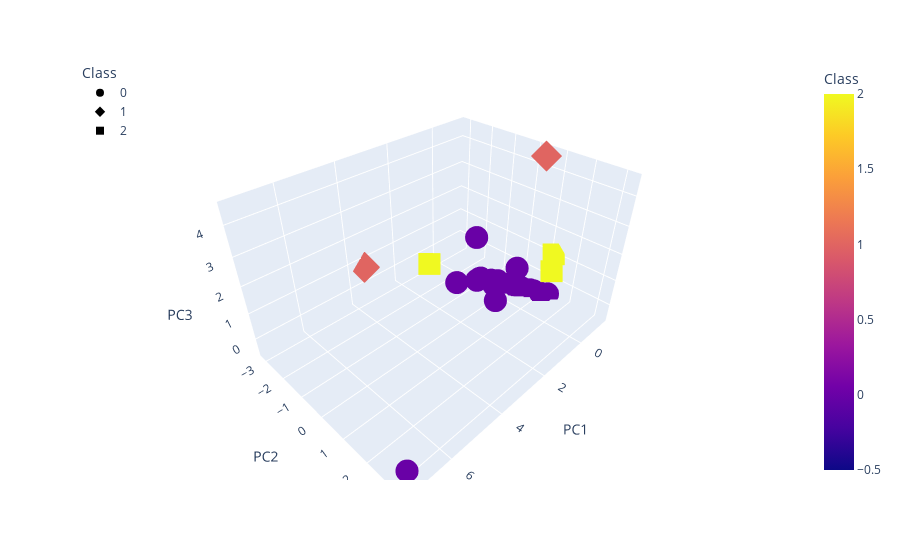

Notebook code cell kept with this figure:
### Code cell
# Create a 3D-Scatter with the PCA data and the clusters
import plotly.express as px
fig = px.scatter_3d(
    clustered_df,
    x="PC1",
    y="PC2",
    z="PC3",
    hover_name='symbol',#need to add 
    hover_data=["sharpe_ratio"],
    color="Class",
    symbol="Class",
    width=800,
)
fig.update_layout(legend=dict(x=0, y=1))
fig.show()

### Figure 1 — Plotly figure (JSON) as saved in the notebook; plotly's stock layout.template omitted (floating-point values rounded to 4 significant figures)
{"data": [{"customdata": [[0.8657], [1.369], [0.4867], [0.7566], [0.5878], [0.5241], [2.162], [1.413], [1.582], [1.123], [0.4343], [1.026], [1.182], [1.433], [0.9157], [1.953], [1.61], [1.433], [0.8974], [1.536], [1.107], [0.7011], [1.005], [1.779]], "hovertemplate": "<b>%{hovertext}</b><br><br>Class=%{marker.color}<br>PC1=%{x}<br>PC2=%{y}<br>PC3=%{z}<br>sharpe_ratio=%{customdata[0]}<extra></extra>", "hovertext": ["BTC/USD", "ETH/USD", "XRP/USD", "BCH/USD", "LTC/USD", "EOS/USD", "LINK/USD", "XTZ/USD", "XLM/USD", "XMR/USD", "ATOM/USD", "ETC/USD", "DASH/USD", "ZEC/USD", "BAT/USD", "ICX/USD", "OMG/USD", "REP/USD", "QTUM/USD", "LSK/USD", "NANO/USD", "WAVES/USD", "PAXG/USD", "GNO/USD"], "legendgroup": "0", "marker": {"color": [0, 0, 0, 0, 0, 0, 0, 0, 0, 0, 0, 0, 0, 0, 0, 0, 0, 0, 0, 0, 0, 0, 0, 0], "coloraxis": "coloraxis", "symbol": "circle"}, "mode": "markers", "name": "0", "scene": "scene", "showlegend": true, "type": "scatter3d", "x": [7.31, 0.6937, 0.2177, -0.08694, 0.2231, 0.07656, -0.9766, -0.6504, -0.5736, -0.278, -0.03366, -0.3873, -0.6837, -0.6232, -0.3359, -1.19, -0.9589, -0.9208, -0.282, -0.9034, -0.5831, -0.2403, 0.9423, -0.7116], "y": [3.222, 0.3831, -0.9978, -0.3316, -0.8868, -0.8913, 1.101, 0.3354, 0.26, -0.3421, -0.9275, -0.1518, 0.3549, 0.2783, -0.3706, 1.253, 0.8044, 0.7051, -0.431, 0.679, 0.05281, -0.6016, -1.215, 0.422], "z": [-0.002052, -0.273, 1.463, -0.4009, -0.313, -0.3088, -0.4802, -0.4337, 0.4009, -0.3862, -0.3634, -0.4177, -0.4936, -0.4528, -0.3507, -0.5366, -0.5185, -0.5292, -0.3948, -0.5089, -0.4559, -0.3964, -0.2101, -0.4418]}, {"customdata": [[0.1648], [1.284]], "hovertemplate": "<b>%{hovertext}</b><br><br>Class=%{marker.color}<br>PC1=%{x}<br>PC2=%{y}<br>PC3=%{z}<br>sharpe_ratio=%{customdata[0]}<extra></extra>", "hovertext": ["USDT/USD", "DOGE/USD"], "legendgroup": "1", "marker": {"color": [1, 1], "coloraxis": "coloraxis", "symbol": "diamond"}, "mode": "markers", "name": "1", "scene": "scene", "showlegend": true, "type": "scatter3d", "x": [3.482, -1.065], "y": [-3.161, 0.5668], "z": [0.7545, 4.521]}, {"customdata": [[2.267], [0.3601], [1.68]], "hovertemplate": "<b>%{hovertext}</b><br><br>Class=%{marker.color}<br>PC1=%{x}<br>PC2=%{y}<br>PC3=%{z}<br>sharpe_ratio=%{customdata[0]}<extra></extra>", "hovertext": ["ADA/USD", "DAI/USD", "SC/USD"], "legendgroup": "2", "marker": {"color": [2, 2, 2], "coloraxis": "coloraxis", "symbol": "square"}, "mode": "markers", "name": "2", "scene": "scene", "showlegend": true, "type": "scatter3d", "x": [-1.117, 0.9319, -1.276], "y": [1.317, -2.635, 1.208], "z": [0.5271, -0.09568, 1.097]}], "layout": {"autosize": true, "coloraxis": {"colorbar": {"title": {"text": "Class"}}, "colorscale": [[0, "#0d0887"], [0.1111, "#46039f"], [0.2222, "#7201a8"], [0.3333, "#9c179e"], [0.4444, "#bd3786"], [0.5556, "#d8576b"], [0.6667, "#ed7953"], [0.7778, "#fb9f3a"], [0.8889, "#fdca26"], [1, "#f0f921"]]}, "legend": {"title": {"text": "Class"}, "tracegroupgap": 0, "x": 0, "y": 1}, "margin": {"t": 60}, "scene": {"aspectmode": "auto", "aspectratio": {"x": 1.317, "y": 0.9789, "z": 0.7757}, "domain": {"x": [0, 1], "y": [0, 1]}, "xaxis": {"title": {"text": "PC1"}, "type": "linear"}, "yaxis": {"title": {"text": "PC2"}, "type": "linear"}, "zaxis": {"title": {"text": "PC3"}, "type": "linear"}}}}
